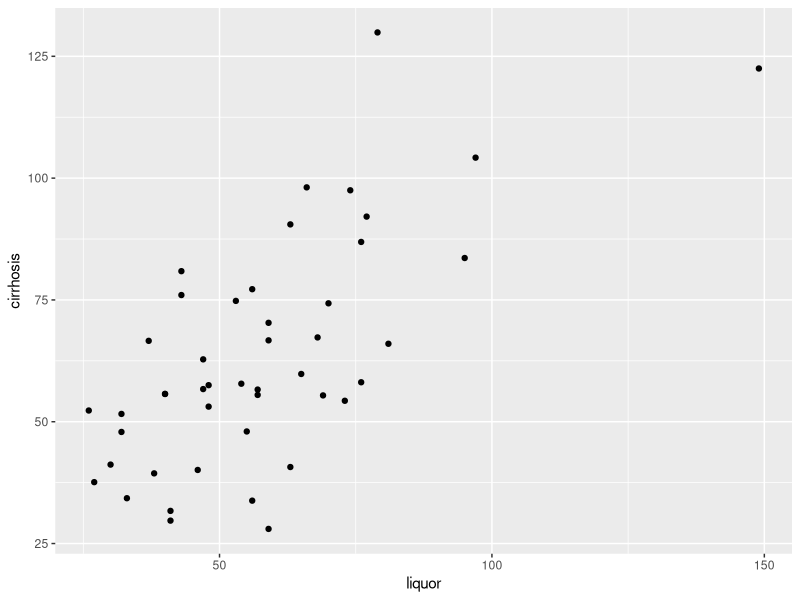
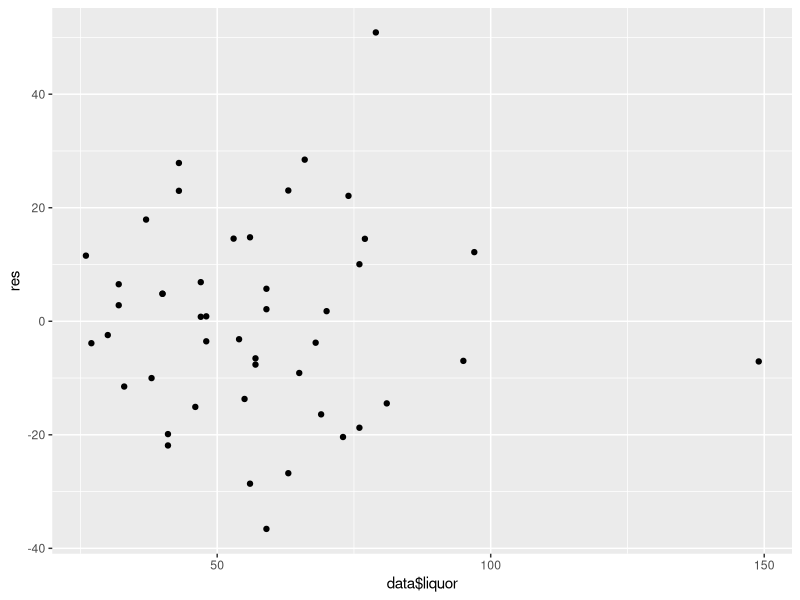

These charts were generated, in order, by the following R code:
## ---- chunk 1
knitr::opts_chunk$set(echo = TRUE)
## ---- chunk 2
library(ggplot2)
## ---- chunk 3
data <- read.csv('liver.csv')
## ---- chunk 4
ggplot(data) + geom_point(aes(x = liquor, y = cirrhosis))
## ---- chunk 5
model <- lm(cirrhosis~liquor, data = data)
summary(model)
## ---- chunk 6
predict(model,data.frame(liquor=180))
## ---- chunk 7
res <- resid(model)
ggplot() + geom_point(aes(x = data$liquor, y = res))
